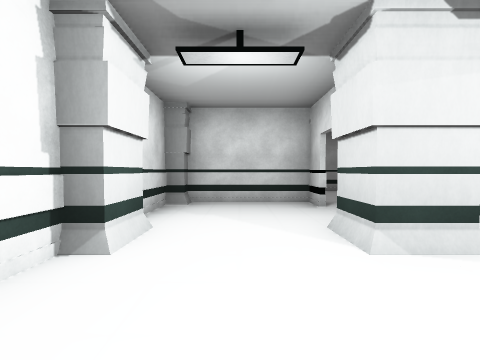
View 1 (above)

21 first-person views from a walk through a 3-D level made in the Unity game engine. The camera is 1.3 m above the floor, tilts 2° down and sees 85° across. Doors are open. The floor is counted in squares, 2 m on a side. Each view is taken from the middle of a square. On the plan, view 1 faces up. The plan holds only what a view shows up to about 9 squares ahead; the rest is blank. The place goes on beyond the plan. The player character is not drawn. Some animated figures are left out. Some surface patterns are stand-ins.

View 2
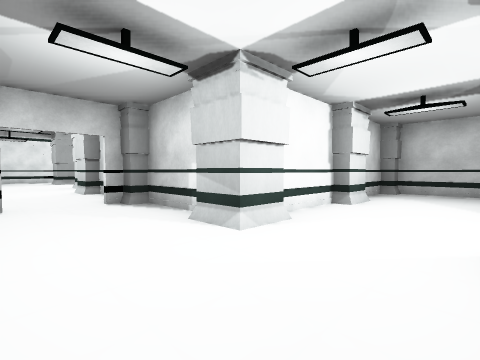

View 3
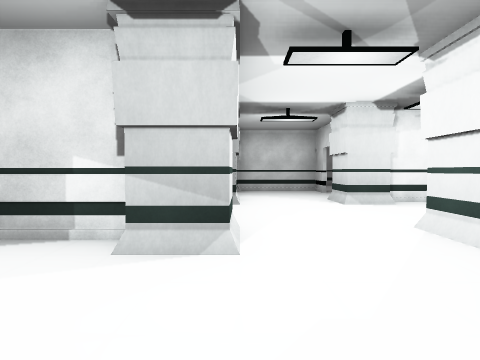

View 4
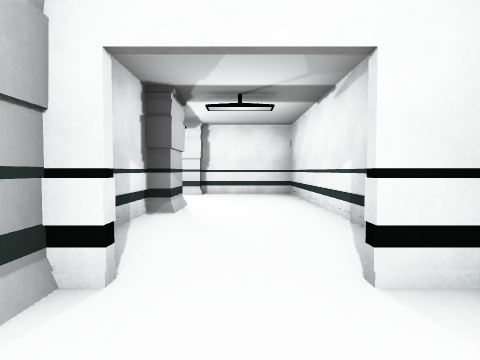

View 5
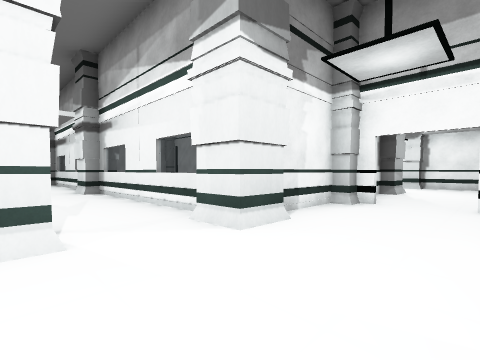

View 6
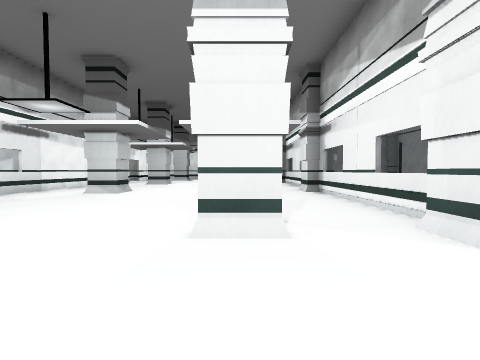

View 7
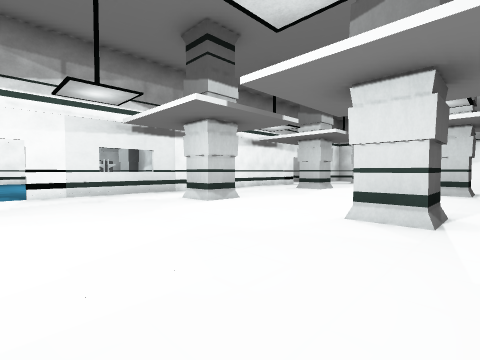

View 8
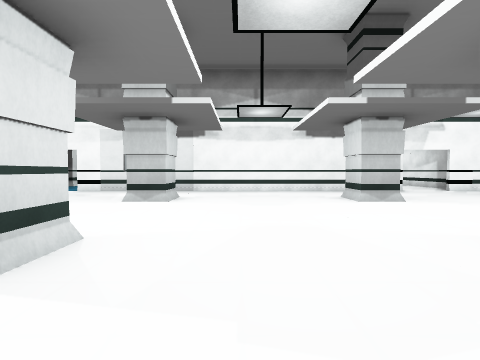

View 9
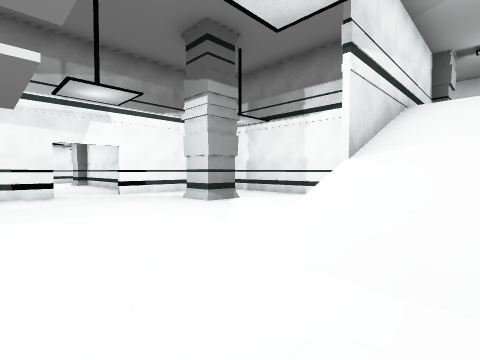

View 10
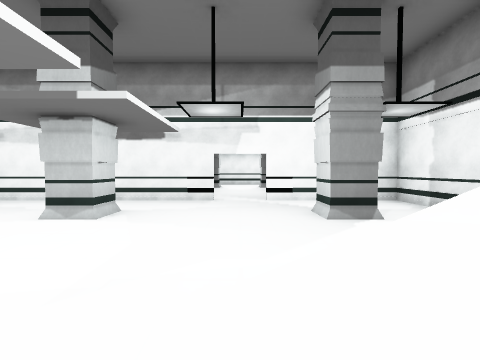

View 11
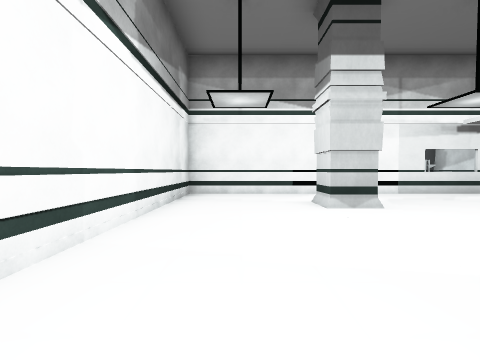

View 12
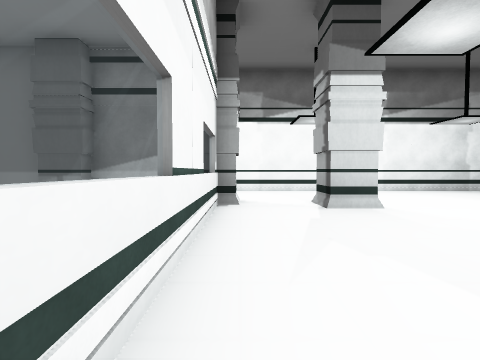

View 13
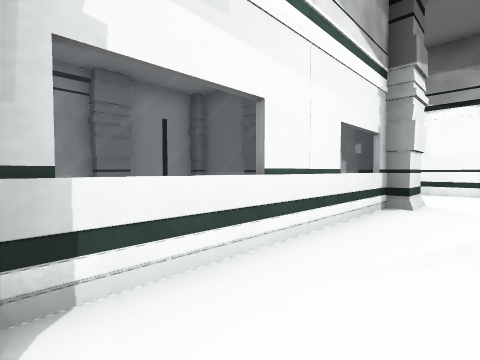

View 14
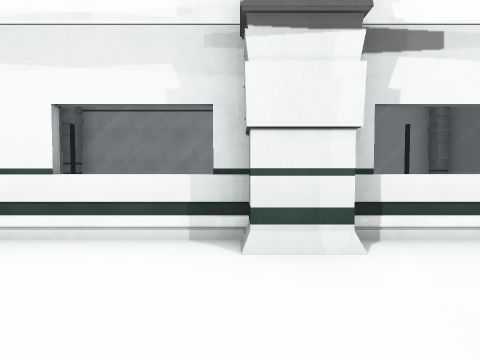

View 15
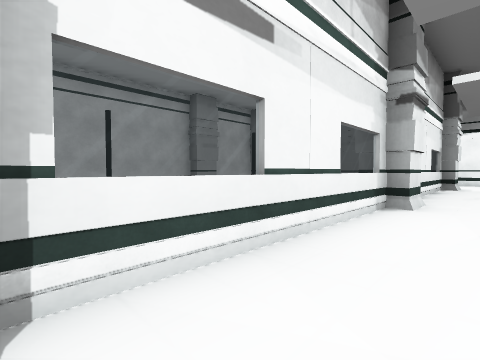

View 16
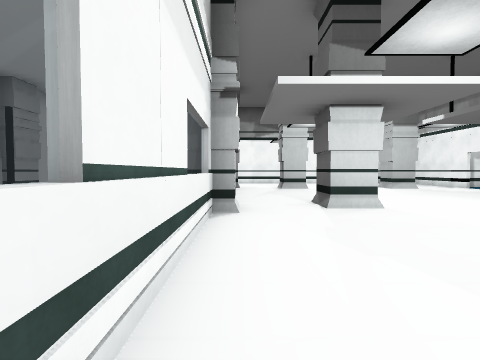

View 17
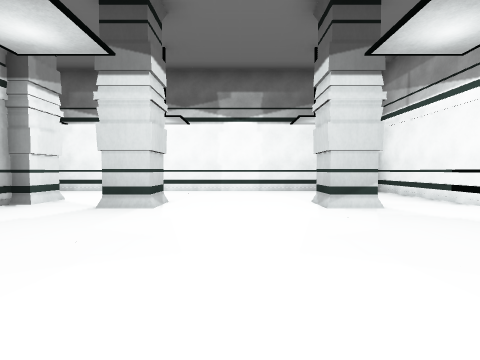

View 18
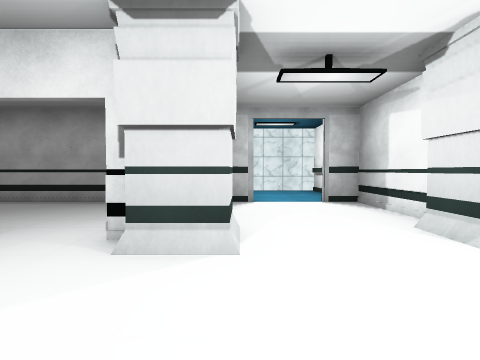

View 19
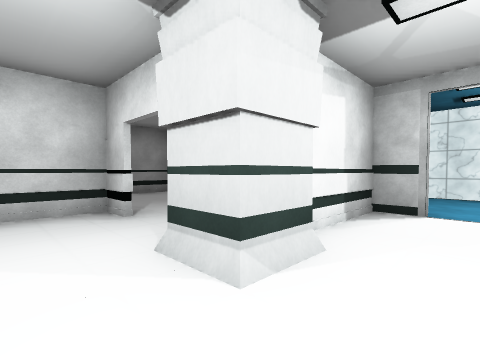

View 20
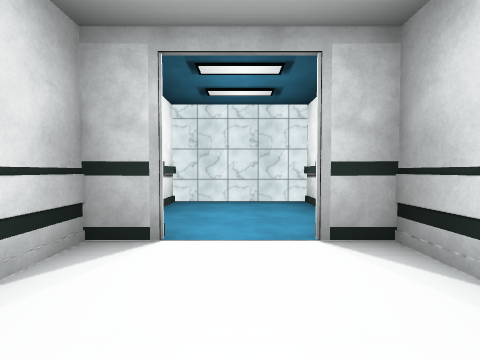

View 21
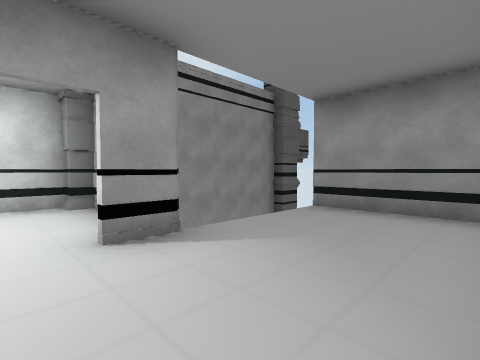

### Floor plan
Points are (right, up) in squares from view 1. A wall is a line through its corners. A room is listed if a view was taken in it or the views show most of it. See-through windows are left out.
Room 1 (views 1, 2, 3)
walls: (-1.9, -0.6) (-4.1, -0.6); (-3.1, -3.4) (1.4, -3.4) (1.4, -1.5)
ways out: open door at (-4.5, -2) to room 2; opening at (0.5, 0) to room 3
objects: pillar (-1, -1); pillar (2, -1)
Room 2 (views 4, 5, 6, 7, 8, 9, 10, 11, 12, 13, 14, 15, 16, 17)
walls: (-7.6, 6.1) (-7.6, 10.6); (-16.4, 7.1) (-16.4, 1.8); (-7.6, 0.4) (-7.6, 4.6); (-16.4, 0.2) (-16.4, -3.4) (-6.1, -3.4); (-16.4, 12.4) (-16.4, 9.9); (-4.9, -0.6) (-7.1, -0.6); (-4.6, -1.4) (-4.6, -0.9); (-11.9, 17.5) (-16.4, 17.5) (-16.4, 13.8); (-4.6, -3.4) (-4.6, -2.8)
ways out: open door at (-4.5, -2) to room 1; opening at (-8.5, 13.5); opening at (-7, 5.5); open door at (-16, 1); open door at (-16, 13)
objects: pillar (-14, 0); pillar (-14, 5); pillar (-14, 10); pillar (-14, 15); pillar (-10, 0); pillar (-10, 5); pillar (-10, 10); pillar (-8, 0); pillar (-8, 5) to (-7, 6)
Room 3 (views 18, 19, 20)
walls: (-1.4, 2.1) (-1.4, 0.4); (3.4, 2.4) (2, 2.4); (2.4, -0.4) (3.5, -0.4); (1.4, 4.8) (1.4, 5.4) (-1.1, 5.4); (4.4, 1.6) (4.4, 2.4); (-1.4, 5.1) (-1.4, 3.8); (4.4, -0.4) (4.4, 0.4)
ways out: opening at (0.5, 0) to room 1; open door at (1.5, 4) to room 4; opening at (4, 1); open door at (-1.3, 4.3)
objects: pillar (-2, 3) to (-1, 3); pillar (1, 2)
Room 4 (view 21)
walls: (1.6, 5.6) (1.6, 4.8); (4.4, 4.8) (4.4, 7); (4.2, 8.4) (1.5, 8.4)
ways out: open door at (1.5, 4) to room 3

Where each view was taken, in squares from view 1:
view 1: 0 up, 0 right, facing up
view 2: 3 down, 1 right, facing up-left
view 3: 3 down, 1 left, facing up
view 4: 2 down, 6 left, facing right
view 5: 3 down, 10 left, facing up-right
view 6: 3 down, 10 left, facing up
view 7: 1 up, 9 left, facing up-left
view 8: 7 up, 8 left, facing left
view 9: 11 up, 9 left, facing up-left
view 10: 13 up, 9 left, facing left
view 11: 2 down, 9 left, facing left
view 12: 5 up, 8 left, facing down
view 13: 5 up, 9 left, facing down-right
view 14: 6 up, 10 left, facing right
view 15: 11 up, 9 left, facing down-right
view 16: 10 up, 8 left, facing down
view 17: 5 up, 12 left, facing down
view 18: 2 up, 1 left, facing right
view 19: 1 up, 0 right, facing up-right
view 20: 1 up, 2 right, facing right
view 21: 4 up, 4 right, facing up-left
